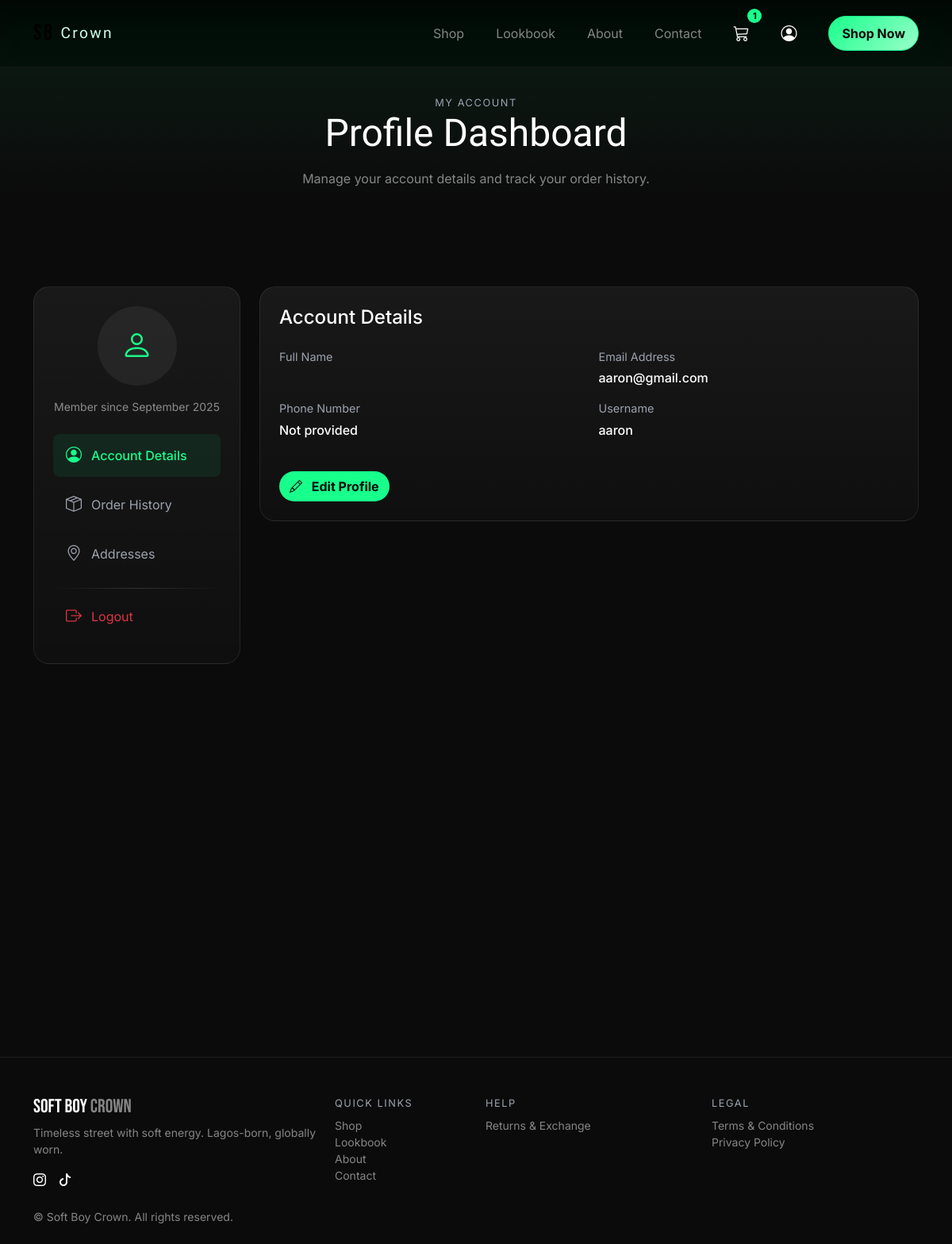
Page /profile (signed in) on the committed database.
### SoftBoyCrownApp/models.py (models this page shows, shortened)
class CustomUser(AbstractUser):
    first_name = models.CharField(max_length=20)
    last_name = models.CharField(max_length=20)
    username = models.CharField(max_length=20, unique=True)
    email = models.EmailField(unique=True)
    phone_number = models.CharField(max_length=15, null=True, unique=True)
    profile_picture = models.ImageField(upload_to='profile_pictures/', blank=True, null=True)
    bio = models.TextField(blank=True, null=True)
    address = models.OneToOneField('Address', on_delete=models.SET_NULL, null=True, blank=True, related_name='user')
    USERNAME_FIELD = 'email'
    REQUIRED_FIELDS = ['username']
    class Meta:
        verbose_name = 'User'
        verbose_name_plural = 'Users'

### SoftBoyCrownApp/views.py (the view)
# urls.py: path('profile', views.profile, name='profile'),
@login_required(login_url='/login_user')
def profile(request):
    user = request.user
    address = user.address if hasattr(user, 'address') else None
    categories = Category.objects.all()
    cart_count = 0
    if user.is_authenticated:
        cart, created = Cart.objects.get_or_create(user=user)
        cart_count = cart.items.count()
    transactions = Transaction.objects.filter(user=user).order_by('-transaction_date')
    current_orders = transactions.filter(transaction_status__in=['pending', 'processing', 'approved'])
    past_orders = transactions.filter(transaction_status='declined')  # Add 'delivered' status in the future
    context = {
        'user': user,
        'address': address,
        'categories': categories,
        'cart_count': cart_count,
        'current_orders': current_orders,
        'past_orders': past_orders,
    }
    return render(request, 'SoftBoyCrownApp/profile.html', context)

### SoftBoyCrownApp/context_processors.py (called while the page is built)
def cart_item_count(request):
    count = 0
    try:
        if request.user.is_authenticated:
            cart = Cart.objects.get(user=request.user)
        else:
            session_key = request.session.session_key
            if not session_key:
                request.session.create()
            session_key = request.session.session_key
            cart = Cart.objects.get(session_key=session_key)
        if cart:
            count = sum(item.quantity for item in cart.items.all())
    except Cart.DoesNotExist:
        pass
    return {'cart_count': count}

### SoftBoyCrownApp/templates/SoftBoyCrownApp/profile.html (shortened to what this page needs)
<!DOCTYPE html>
{% load static %}
<html lang="en">
<head>
  <link href="https://cdn.jsdelivr.net/npm/bootstrap@5.3.3/dist/css/bootstrap.min.css" rel="stylesheet">
  <link href="https://cdn.jsdelivr.net/npm/aos@2.3.4/dist/aos.css" rel="stylesheet"/>
  <link href="https://cdn.jsdelivr.net/npm/bootstrap-icons@1.11.3/font/bootstrap-icons.css" rel="stylesheet"/>
</head>
<body>
  <nav class="navbar navbar-expand-lg fixed-top nav-blur">
    <div class="container py-2">
      <a class="navbar-brand d-flex align-items-center gap-2" href="{% url 'home' %}">
        <span class="fs-3">SB</span>
        <span class="brand-script">Crown</span>
      </a>
      <div id="nav" class="collapse navbar-collapse">
        <ul class="navbar-nav ms-auto align-items-lg-center gap-lg-4">
          <li class="nav-item"><a class="nav-link text-white-50" href="{% url 'shop' %}">Shop</a></li>
          <li class="nav-item"><a class="nav-link text-white-50" href="{% url 'lookbook' %}">Lookbook</a></li>
          <li class="nav-item"><a class="nav-link text-white-50" href="{% url 'our_story' %}">About</a></li>
          <li class="nav-item"><a class="nav-link text-white-50" href="{% url 'contact' %}">Contact</a></li>
          <li class="nav-item"><a class="nav-link cart-icon" href="{% url 'cart' %}"><i class="bi bi-cart3 fs-5"></i><span class="cart-count">{{ cart_count }}</span></a></li>
          <li class="nav-item"><a class="nav-link text-white" href="{% url 'profile' %}"><i class="bi bi-person-circle fs-5"></i></a></li>
          <li class="nav-item ms-lg-2"><a class="btn nav-cta" href="{% url 'shop' %}">Shop Now</a></li>
        </ul>
      </div>
    </div>
  </nav>
  <header class="profile-header">
    <div class="container text-center">
      <div class="eyebrow">My Account</div>
      <h1 class="heading mb-3">Profile Dashboard</h1>
      <p class="text-white-50 mx-auto" style="max-width:600px">Manage your account details and track your order history.</p>
    </div>
  </header>
  <section class="container py-5">
    <div class="row g-4">
      <div class="col-lg-3">
        <div class="profile-section" data-aos="fade-right">
          <div class="profile-sidebar">
            <div class="text-center mb-4">
              <div class="profile-avatar mx-auto">
                {% if user.profile_picture %}
                <img src="{{ user.profile_picture.url }}" alt="{{ user.get_full_name }}" class="img-fluid rounded-circle">
                {% else %}
                <i class="bi bi-person"></i>
                {% endif %}
              </div>
              <p class="text-white-50 small">Member since {{ user.date_joined|date:"F Y" }}</p>
            </div>
            <nav class="nav flex-column d-none d-md-flex">
              <a class="nav-link active" href="#profile-info" data-bs-toggle="tab">
                <i class="bi bi-person-circle"></i> Account Details
              </a>
              <a class="nav-link" href="#order-history" data-bs-toggle="tab">
                <i class="bi bi-box-seam"></i> Order History
              </a>
              <a class="nav-link" href="#addresses" data-bs-toggle="tab">
                <i class="bi bi-geo-alt"></i> Addresses
              </a>
              <div class="divider my-2"></div>
              <a class="nav-link text-danger" href="{% url 'logout_user' %}">
                <i class="bi bi-box-arrow-right"></i> Logout
              </a>
            </nav>
          </div>
        </div>
      </div>
      <div class="col-lg-9">
        <div class="tab-content">
          <div class="tab-pane fade show active" id="profile-info">
            <div class="profile-section" data-aos="fade-up">
              <h3 class="h4 mb-4">Account Details</h3>
              <div class="row">
                <div class="col-md-6">
                  <div class="profile-info-item">
                    <div class="profile-info-label">Full Name</div>
                  </div>
                </div>
                <div class="col-md-6">
                  <div class="profile-info-item">
                    <div class="profile-info-label">Email Address</div>
                    <div class="profile-info-value">{{ user.email }}</div>
                  </div>
                </div>
                <div class="col-md-6">
                  <div class="profile-info-item">
                    <div class="profile-info-label">Phone Number</div>
                    <div class="profile-info-value">{{ user.phone_number|default:"Not provided" }}</div>
                  </div>
                </div>
                <div class="col-md-6">
                  <div class="profile-info-item">
                    <div class="profile-info-label">Username</div>
                    <div class="profile-info-value">{{ user.username }}</div>
                  </div>
                </div>
              </div>
              <div class="mt-4">
                <button class="btn btn-accent" data-bs-toggle="modal" data-bs-target="#editProfileModal">
                  <i class="bi bi-pencil me-2"></i> Edit Profile
                </button>
              </div>
            </div>
          </div>
            </div>
          </div>
        </div>
  </section>
  <footer class="section pt-5 pb-4">
    <div class="container">
      <div class="row g-4">
        <div class="col-md-4">
          <div class="footer-brand h4">SOFT BOY <span class="text-white-50">CROWN</span></div>
          <p class="text-white-50 small">Timeless street with soft energy. Lagos-born, globally worn.</p>
          <div class="d-flex gap-3 mt-2">
            <a href="https://www.instagram.com/soft_boycrown7?igsh=MWgzaGVudXJnajBnNQ==" aria-label="Instagram"><i class="bi bi-instagram"></i></a>
            <a href="https://vm.tiktok.com/ZSHWjUvFVPTYy-C0RBu/" aria-label="TikTok"><i class="bi bi-tiktok"></i></a>
          </div>
        </div>
        <div class="col-md-2">
          <div class="eyebrow mb-2">Quick Links</div>
          <ul class="list-unstyled text-white-50 small m-0">
            <li><a href="{% url 'shop' %}">Shop</a></li>
            <li><a href="{% url 'lookbook' %}">Lookbook</a></li>
            <li><a href="{% url 'our_story' %}">About</a></li>
            <li><a href="{% url 'contact' %}">Contact</a></li>
          </ul>
        </div>
        <div class="col-md-3">
          <div class="eyebrow mb-2">Help</div>
          <ul class="list-unstyled text-white-50 small m-0">
            <li><a href="#">Returns & Exchange</a></li>
          </ul>
        </div>
        <div class="col-md-3">
          <div class="eyebrow mb-2">Legal</div>
          <ul class="list-unstyled text-white-50 small m-0">
            <li><a href="#">Terms & Conditions</a></li>
            <li><a href="#">Privacy Policy</a></li>
          </ul>
        </div>
      </div>
      <div class="text-white-50 small mt-4">©  Soft Boy Crown. All rights reserved.</div>
    </div>
  </footer>
</body>
</html>

### SoftBoyCrownApp/templates/SoftBoyCrownApp/profile.html (style rules this page uses)
:root { --bg:#0b0b0b; --card:#121212; --ink:#ffffff; --dim:#9ca3af; --accent:#18ff8b; --accent-2:#ff3b3b; --brand:#d1ffec; --glass: rgba(255,255,255,.06); --radius: 1.25rem; }
html,body { background:var(--bg); color:var(--ink); font-family:Inter, system-ui, -apple-system, Segoe UI, Roboto, "Helvetica Neue", Arial, "Noto Sans", "Apple Color Emoji","Segoe UI Emoji"; }
a { color:inherit; text-decoration:none }
.nav-blur { backdrop-filter:saturate(180%) blur(10px); background:linear-gradient(180deg, rgba(0,0,0,.75), rgba(0,0,0,.35)); border-bottom:1px solid rgba(255,255,255,.08) }
.navbar-brand { font-family:"Bebas Neue", system-ui; letter-spacing:.08em; font-size:1.85rem }
.brand-script { font-family:"Great Vibes", cursive; font-size:1.2rem; color:var(--brand) }
.nav-cta { border:1px solid var(--accent); color:#0b0b0b; background:linear-gradient(135deg, var(--accent), #9bffca); border-radius:999px; padding:.55rem 1rem; font-weight:700 }
.cart-icon { position:relative; display:inline-flex; align-items:center; color:var(--ink) }
.cart-count { position:absolute; top:-8px; right:-8px; background:var(--accent); color:#0b0b0b; font-size:0.7rem; font-weight:700; min-width:18px; height:18px; border-radius:999px; display:flex; align-items:center; justify-content:center }
.profile-header { padding:clamp(6rem, 10vw, 10rem) 0 clamp(3rem, 5vw, 5rem); background:linear-gradient(180deg, rgba(24,255,139,.08), transparent 80%) }
.eyebrow { letter-spacing:.12em; text-transform:uppercase; color:var(--dim); font-size:.8rem }
.heading { font-family:"Gloock"; font-size: clamp(1.8rem, 4vw, 3rem) }
.section { padding: clamp(3rem, 6vw, 6rem) 0 }
.profile-section { background:linear-gradient(180deg, rgba(255,255,255,.06), rgba(255,255,255,.02)); border:1px solid rgba(255,255,255,.08); border-radius: var(--radius); overflow:hidden; position:relative; margin-bottom:1.5rem; padding:1.5rem }
.profile-sidebar .nav-link { color: var(--dim); padding: 0.75rem 1rem; border-radius: 0.5rem; margin-bottom: 0.5rem; display: flex; align-items: center; gap: 0.75rem; }
.profile-sidebar .nav-link.active { background: rgba(24,255,139,.08); color: var(--accent); font-weight: 500; }
.profile-sidebar .nav-link i { font-size: 1.25rem; }
.profile-avatar { width: 100px; height: 100px; border-radius: 50%; background: var(--glass); display: flex; align-items: center; justify-content: center; font-size: 2.5rem; color: var(--accent); margin-bottom: 1rem; }
.profile-info-item { margin-bottom: 1rem; }
.profile-info-label { color: var(--dim); font-size: 0.9rem; margin-bottom: 0.25rem; }
.profile-info-value { font-weight: 500; }
.btn-accent { background:var(--accent); color:#0b0b0b; border-radius:999px; font-weight:700; }
footer { border-top:1px solid rgba(255,255,255,.08) }
.footer-brand { font-family:"Bebas Neue" }
.divider { height:1px; background:linear-gradient(90deg, transparent, rgba(255,255,255,.15), transparent) }

### rows in the picture
CustomUser: date_joined "September 2025", email "aaron@gmail.com", phone_number "Not provided", username "aaron"

### other values in the picture
{{ cart_count }} "1"
